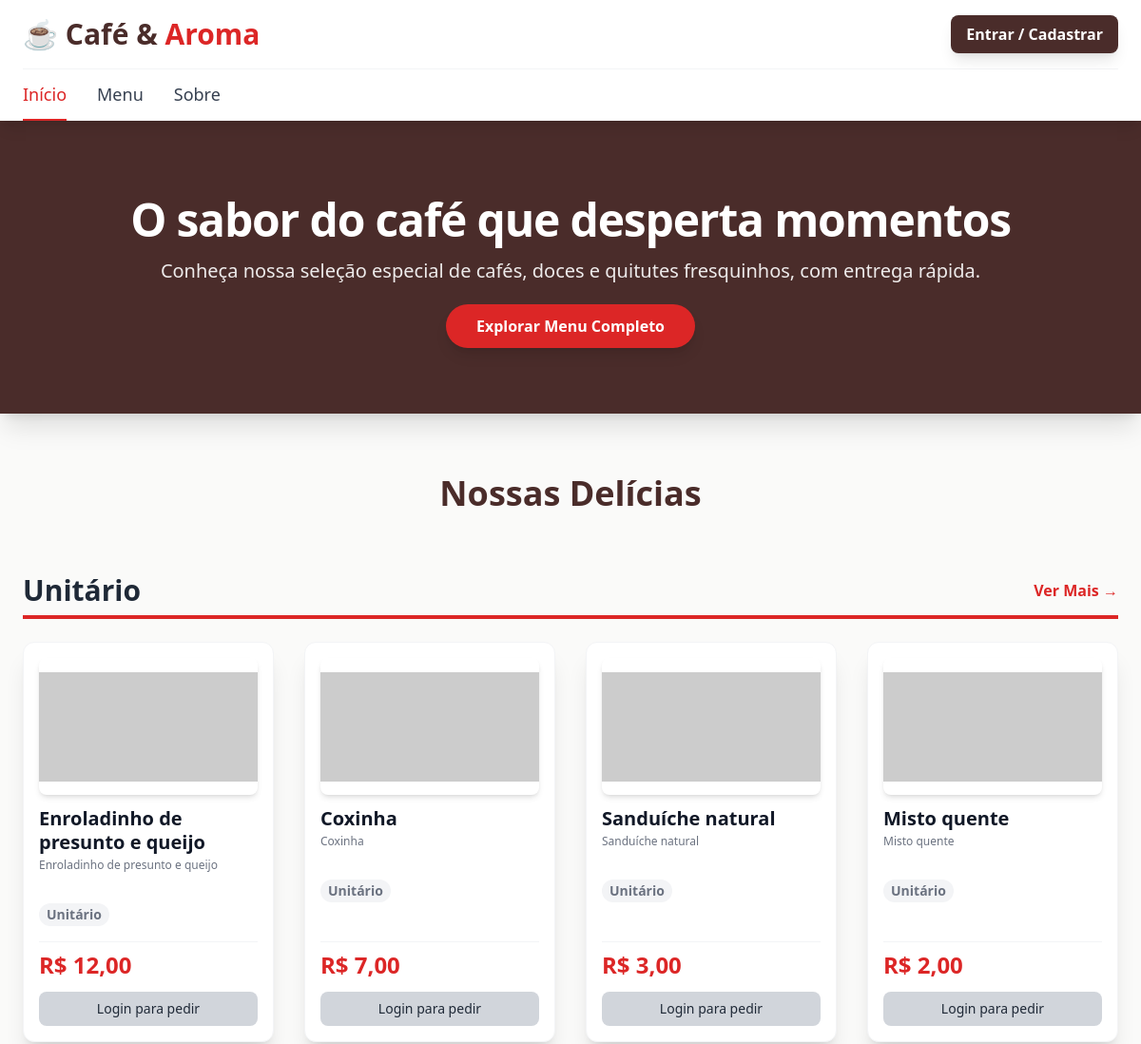
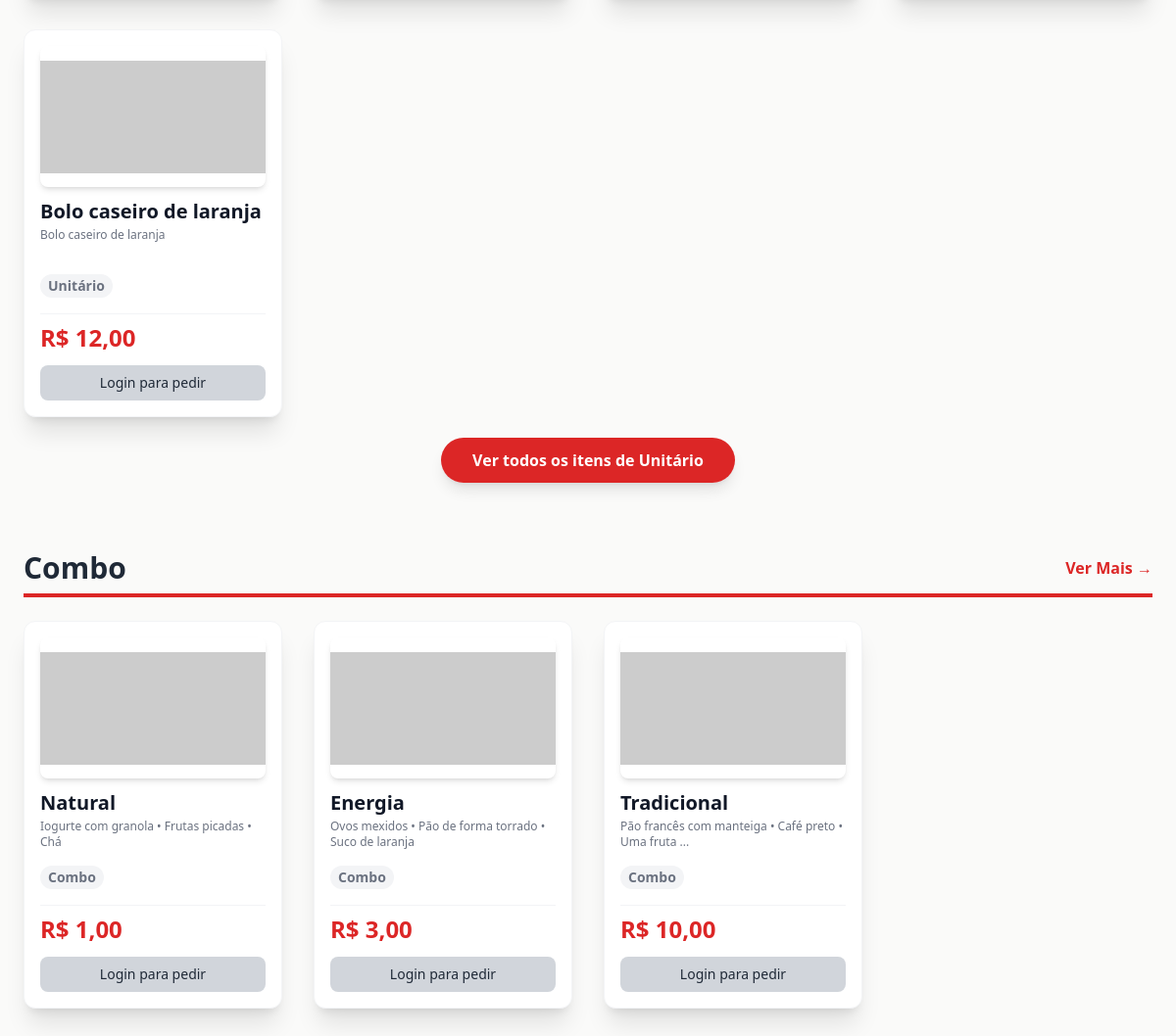
The page / on the database its author committed (2 pictures, top to bottom).
### tables this page shows
CREATE TABLE `produtos` (
  `id` INT NOT NULL AUTO_INCREMENT,
  `nome` VARCHAR(100) NOT NULL,
  `descricao` TEXT DEFAULT NULL,
  `preco` DECIMAL(10,2) NOT NULL,
  `imagem` VARCHAR(255) DEFAULT NULL,
  `categoria` VARCHAR(50) DEFAULT NULL,
  `data_criacao` TIMESTAMP NOT NULL DEFAULT CURRENT_TIMESTAMP,
  PRIMARY KEY (`id`)
);

### index.php (the view, shortened to what this page needs)
<?php
require 'conexao.php';
$is_admin = isset($_SESSION['nivel_acesso']) && $_SESSION['nivel_acesso'] == 1;
$is_logged_in = isset($_SESSION['usuario_id']);
$categorias_do_menu = ['Unitário', 'Combo', 'Cesta'];
$produtos_agrupados = [];
$placeholder_url = 'https://via.placeholder.com/400x200/cccccc/333333?text=IMAGEM+FALHOU';
if (isset($conn)) {
    $resultado = $conn->query("SELECT * FROM produtos ORDER BY categoria, id DESC");
    while ($p = $resultado->fetch_assoc()) {
        $categoria = $p['categoria'] ?? 'Unitário';
        if (in_array($categoria, $categorias_do_menu)) {
            $produtos_agrupados[$categoria][] = $p;
        } else {
            $produtos_agrupados['Unitário'][] = $p;
        }
    }
}
?>
<!DOCTYPE html>
<html lang="pt-BR">
<head>
    <script src="https://cdn.tailwindcss.com"></script>
</head>
<body class="bg-stone-50 text-gray-800 font-sans">
    <header class="bg-white shadow-lg sticky top-0 z-20">
        <div class="max-w-7xl mx-auto px-6">
            <div class="py-4 flex justify-between items-center">
                <h1 class="text-3xl font-extrabold text-[var(--cor-primaria)]">
                    ☕ Café & <span class="text-red-600">Aroma</span>
                </h1>
                <div class="flex gap-3 items-center">
                    <?php if ($is_logged_in): ?>
                        <?php if ($is_admin): ?>
                            <a href="indexadim.php" class="bg-[var(--cor-primaria)] text-white px-4 py-2 rounded-lg font-semibold hover:bg-[var(--cor-hover)] transition shadow-md">Painel Admin</a>
                        <?php else: ?>
                            <a href="carrinho.php" class="border border-[var(--cor-primaria)] text-[var(--cor-primaria)] px-4 py-2 rounded-lg font-semibold hover:bg-[var(--cor-primaria)] hover:text-white transition shadow-sm">
                                🛒 Carrinho
                            </a>
                        <?php endif; ?>
                        <a href="logout.php" class="border border-gray-400 text-gray-700 px-4 py-2 rounded-lg hover:bg-gray-100 transition">Sair</a>
                    <?php else: ?>
                        <a href="login.php" class="bg-[var(--cor-primaria)] text-white px-4 py-2 rounded-lg font-semibold hover:bg-[var(--cor-hover)] transition shadow-lg">Entrar / Cadastrar</a>
                    <?php endif; ?>
                </div>
            </div>
            <nav class="hidden md:flex space-x-8 text-lg font-medium text-gray-700 border-t border-gray-100">
                <a href="index.php" class="nav-link py-3 text-red-600 border-b-2 border-red-600">Início</a>
                <a href="menu.php" class="nav-link py-3 hover:text-red-600 transition">Menu</a>
                <a href="sobre.php" class="nav-link py-3 hover:text-red-600 transition">Sobre</a>
            </nav>
        </div>
    </header>
    <section class="bg-[var(--cor-primaria)] text-white py-20 text-center shadow-xl">
        <h2 class="text-5xl font-extrabold mb-4 tracking-tight">O sabor do café que desperta momentos </h2>
        <p class="text-xl opacity-90 mb-8">Conheça nossa seleção especial de cafés, doces e quitutes fresquinhos, com entrega rápida.</p>
        <a href="menu.php" class="bg-red-600 text-white px-8 py-3 rounded-full font-bold shadow-lg hover:bg-red-700 transition transform hover:scale-105">
            Explorar Menu Completo
        </a>
    </section>
    <main id="produtos" class="max-w-7xl mx-auto px-6 py-16">
        <h2 class="text-4xl font-bold text-center mb-12 text-[var(--cor-primaria)]">Nossas Delícias</h2>
        <?php foreach ($categorias_do_menu as $categoria_nome): ?>
            <?php
            if (empty($produtos_agrupados[$categoria_nome])) continue;
            $slug_categoria = strtolower(str_replace(' ', '-', $categoria_nome));
            $limite_produtos = 5;
            ?>
            <section class="mb-16 pt-4" id="<?= $slug_categoria ?>">
                <h3 class="text-3xl font-bold mb-6 text-gray-800 border-b-4 border-red-600 pb-2 flex justify-between items-center">
                    <?= htmlspecialchars($categoria_nome) ?>
                    <a href="produtos.php?categoria=<?= urlencode($categoria_nome) ?>" class="text-base text-red-600 font-semibold hover:text-red-700 transition">
                        Ver Mais &rarr;
                    </a>
                </h3>
                <div class="grid grid-cols-1 sm:grid-cols-2 lg:grid-cols-4 xl:grid-cols-5 gap-8">
                    <?php
                    $contador = 0;
                    foreach ($produtos_agrupados[$categoria_nome] as $p):
                        if ($contador >= $limite_produtos) break;
                        $contador++;
                    ?>
                        <div class="bg-white rounded-xl shadow-xl overflow-hidden p-4 border border-gray-100 hover:shadow-2xl hover:scale-[1.02] transition duration-300 flex flex-col justify-between">
                            <div>
                                <img
                                    src="<?= htmlspecialchars($p['imagem']) ?>"
                                    alt="<?= htmlspecialchars($p['nome']) ?>"
                                    class="rounded-lg w-full h-36 object-cover mb-3 shadow-md"
                                    onerror="this.onerror=null; this.src='<?= $placeholder_url ?>'; this.style.objectFit='contain';"
                                >
                                <h4 class="text-xl font-bold text-gray-900 mb-1 leading-tight"><?= htmlspecialchars($p['nome']) ?></h4>
                                <p class="text-xs text-gray-500 h-8 overflow-hidden mb-3"><?= htmlspecialchars($p['descricao']) ?></p>
                                <p class="font-bold text-sm text-gray-500 bg-gray-100 inline-block px-2 py-0.5 rounded-full mt-1">
                                    <?= htmlspecialchars($p['categoria'] ?? 'Unitário') ?>
                                </p>
                            </div>
                            <div class="mt-4 pt-2 border-t border-gray-100">
                                <p class="font-extrabold text-2xl text-red-600">R$ <?= number_format($p['preco'], 2, ',', '.') ?></p>
                                <div class="mt-3">
                                    <?php if ($is_logged_in && !$is_admin): ?>
                                        <form action="adicionar_carrinho.php" method="POST" class="flex gap-2 items-center">
                                            <input type="hidden" name="produto_id" value="<?= $p['id'] ?>">
                                            <input type="number" name="quantidade" value="1" min="1" class="w-12 border border-gray-300 p-1.5 rounded-lg text-center text-sm font-medium">
                                            <button type="submit" class="w-full bg-red-600 text-white px-3 py-1.5 rounded-lg font-semibold hover:bg-red-700 transition shadow-md text-sm">
                                                Pedir
                                            </button>
                                        </form>
                                    <?php elseif (!$is_logged_in): ?>
                                        <a href="login.php" class="block text-center text-sm bg-gray-300 text-gray-800 px-4 py-2 rounded-lg hover:bg-gray-400 transition">
                                            Login para pedir
                                        </a>
                                    <?php endif; ?>
                                </div>
                            </div>
                        </div>
                    <?php endforeach; ?>
                </div>
                <?php if (count($produtos_agrupados[$categoria_nome]) > $limite_produtos): ?>
                    <div class="text-center mt-8">
                        <a href="menu.php?categoria=<?= urlencode($categoria_nome) ?>" class="bg-red-600 text-white px-8 py-3 rounded-full font-bold shadow-lg hover:bg-red-700 transition transform hover:scale-105">
                            Ver todos os itens de <?= htmlspecialchars($categoria_nome) ?>
                        </a>
                    </div>
                <?php endif; ?>
            </section>
        <?php endforeach; ?>
    </main>
</body>
</html>

### index.php (style rules this page uses)
:root { --cor-primaria: #4A2C2A; --cor-hover: #5d3835; }

### rows shown on the page
produtos: nome "Enroladinho de presunto e queijo", descricao "Enroladinho de presunto e queijo", categoria "Unitário", preco "12,00"
produtos: nome "Coxinha", descricao "Coxinha", categoria "Unitário", preco "7,00"
produtos: nome "Sanduíche natural", descricao "Sanduíche natural", categoria "Unitário", preco "3,00"
produtos: nome "Misto quente", descricao "Misto quente", categoria "Unitário", preco "2,00"
produtos: nome "Bolo caseiro de laranja", descricao "Bolo caseiro de laranja", categoria "Unitário", preco "12,00"
produtos: nome "Natural", descricao "Iogurte com granola • Frutas picadas • Chá", categoria "Combo", preco "1,00"
produtos: nome "Energia", descricao "Ovos mexidos • Pão de forma torrado • Suco de laranja", categoria "Combo", preco "3,00"
produtos: nome "Tradicional", descricao "Pão francês com manteiga • Café preto • Uma fruta ...", categoria "Combo", preco "10,00"

### other values the page prints
$categoria_nome "Unitário"
$categoria_nome "Combo"
